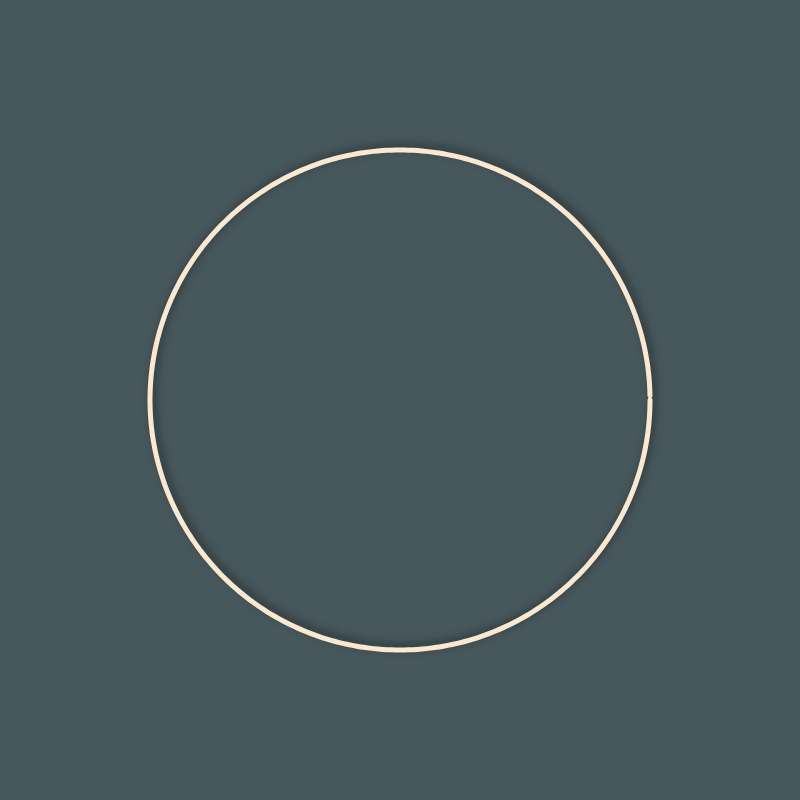
Frame 1 (no input)
Frame 60 (no input): identical to frame 1, image omitted
Frame 120 (the mouse pressed at the canvas centre since frame 60): identical to frame 1, image omitted

The p5.js sketch that drew this single still picture (run headless with seeded random() and noise() and a simulated clock; from frame 60 on, the mouse is pressed at the canvas centre):

// p5.js sketch
// ── sketch.js
let theta;
let offset = 1;

let sineComponent;
let cosineComponent;

let freqSlider, freqSlider2;

let freqValue, freqValue2;

function setup(){
  createCanvas(800, 800);
  angleMode(DEGREES);
  colorMode(HSB, 360, 100, 100, 100);

  noFill();
  stroke(32, 18, 99, 100);
  strokeWeight(5);

  sineComponent = new LissajousComponent(-width/4, height/4, 0, 0, 150, 0);
  cosineComponent = new LissajousComponent(width/4, -height/4, 0, 0, 150, 0);

  freqValue = createDiv();
  freqValue.class("valueDisplay");
  freqSlider = createSlider(1, 12, 1, 0.01);
  freqSlider.class("Slider");

  freqValue2 = createDiv();
  freqValue2.class("valueDisplay");
  freqSlider2 = createSlider(1, 12, 1, 0.01);
  freqSlider2.class("Slider");
}

function draw(){
  frameRate(30);
  background(191, 23, 36, 100);//color name: 錆鼠 さびねず
  translate(width/2, height/2);

  shadow();
  lissajous(250);
  // lissajousExplain(150, width/4, height/4);

  freqValue.html("frequency: " + freqSlider.value());
  freqValue2.html("frequency2: " + freqSlider2.value());
}

function lissajous(radius){
  let freqX = map(mouseX, 0, width, 1, 10);
  let freqY = map(mouseY, 0, height, 1, 10);
  let offset = map(mouseX, 0, width, 1, 180);

  beginShape();
  for(let theta = 0; theta < 360; theta += 1){
    let x = radius * cos(theta*freqSlider.value());
    let y = radius * sin(theta*freqSlider2.value());
    vertex(x, y);
  }
  endShape();
}

function lissajousExplain(radius, translateX, translateY){
  let freqCosine = 1;
  let freqSine = 3;

  cosineComponent.displayCircle(freqCosine);
  cosineComponent.displayWave("cosine", freqCosine);
  sineComponent.displayCircle(freqSine);
  sineComponent.displayWave("sine", freqSine);

  beginShape();
  strokeWeight(1);
  for(let theta = 0; theta < 360; theta += 1){
    let x = radius * cos(theta * freqCosine)+translateX;
    let y = radius * sin(theta * freqSine)+translateY;
    vertex(x, y);
  }
  endShape(CLOSE);

  strokeWeight(5);
  point(cosineComponent.pointX, sineComponent.pointY);
  strokeWeight(1);
  drawingContext.setLineDash([1, 4]);
  line(cosineComponent.pointX, sineComponent.pointY, sineComponent.pointX, sineComponent.pointY);
  line(cosineComponent.pointX, sineComponent.pointY, cosineComponent.pointX, cosineComponent.pointY);
  drawingContext.setLineDash([0, 0]);
}


class LissajousComponent{
  constructor(translateX, translateY, x, y, r, theta){
    this.pointX;
    this.pointY;
    this.waveX;
    this.waveY;

    this.r = r;
    this.theta = theta;
    this.translateX = translateX;
    this.translateY = translateY;
  }

  displayCircle(offset){
    strokeWeight(1);
    ellipse(this.translateX, this.translateY, this.r*2);

    this.pointX = this.r * cos(this.theta)+this.translateX;
    this.pointY = this.r * sin(this.theta)+this.translateY;
    strokeWeight(5);
    point(this.pointX, this.pointY);
    this.theta += offset*2;
  }

  displayWave(waveType, freq){
    strokeWeight(1);
    drawingContext.setLineDash([3, 5]);

    beginShape();
    if(waveType == "sine"){
      for(let i = 0; i < this.r*2; i += 1){
        theta = i + offset;
        this.waveX = i - this.r + this.translateX;
        this.waveY = this.r * sin(theta * freq) + this.translateY;
        vertex(this.waveX, this.waveY);
      }
    }else if(waveType == "cosine"){
      for(let i = 0; i < this.r*2; i += 1){
        theta = i + offset;
        // this.waveX = i - r + this.translateX;
        // this.waveY = r * cos(theta * freq) + this.translateY;
        this.waveX = this.r * cos(theta * freq) + this.translateX;
        this.waveY = i - this.r + this.translateY;
        vertex(this.waveX, this.waveY);
      }
    }
    offset++;
    endShape();

    drawingContext.setLineDash([0, 0]);
  }


}



function shadow(){
  drawingContext.shadowOffsetX = 3;
  drawingContext.shadowOffsetY = -3;
  drawingContext.shadowBlur = 8;
  drawingContext.shadowColor = 'rgba(39, 49, 51, 100)';
}

// ── style.css
body{
  background-color: #47585c; /*color name: 錆鼠 さびねず*/
}

.valueDisplay{
  color: #FFEBCD;
  margin-left: 20px;
  font-family: Helvetica, Arial, sans-serif;
  font-weight:100;
}

.Slider{
  -webkit-appearance: none;
  background: none;
  height:16px;
  width:250px;
  border-radius: 8px;
  border: 1px solid #FFEBCD;
  margin-top: 5px;
  margin-left: 20px;
  margin-bottom: 20px;
}

.Slider::-webkit-slider-thumb {
  -webkit-appearance: none;
  width:12px;
  height:12px;
  border-radius: 6px;
  background: #FFEBCD;
  outline: none;
}
